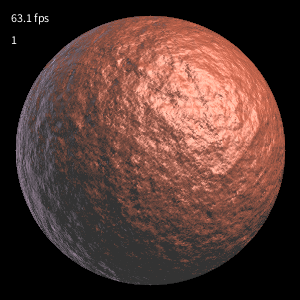
Frame 1 (no input)
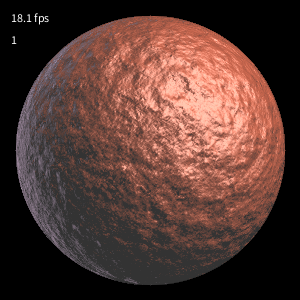
Frame 60 (the mouse pressed at the canvas centre just before this capture)
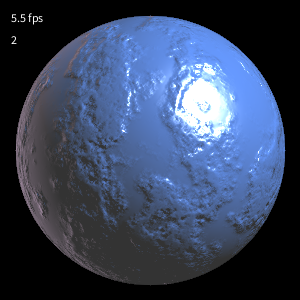
Frame 120 (the mouse held since frame 60 and released just before this capture)

The Processing sketch that drew these frames (run headless with seeded random() and noise(); from frame 60 on, the mouse is pressed at the canvas centre):

// Processing sketch: processing_92756
// ── processing_92756.pde

/*--------------------------------------------------------------
 Sketch:  BumpTexturedSphere.pde
  
 Simple examples of procedural bump mapped antialiased sphere.
 Original Author:  Ken Perlin
 see  http://mrl.nyu.edu/~perlin/homepage2006/bumpy/index.html
 and  http://cs.nyu.edu/~phs253/cg/assignment10/Sphere.java
  
 Adapted for OpenProcessing ... 2013-03-12  PG
  
 press 's' to save picture as 'BumpySphere.png'
 press mouse button to change bump mapping and surface color 
 tags: bump mapping, texture, sphere, reflection, noise, surface, 
       tracing, lightning
---------------------------------------------------------------*/

class BumpySphere
{
   // PARAMETERS
   int SURFACETYPES = 4;
   int surfaceType = 0;                        // SURFACE TYPE (0..3)
   int W = 0;
   int H = 0;
   PImage image;
   
   float surfaces[][][] =                      // SURFACES:
   {  // AMBIENT    DIFFUSE     SPECULAR
      {{.2,.2,.2}, {.6,.2,.1}, {.3,.3,.3, 4}}, // BROWN
      {{.2,.2,.2}, {.2,.4,.8}, {.3,.3,.3,20}}, // BLUISH
      {{.2,.2,.2}, {.6,.4,.3}, {.3,.3,.3, 5}}, // PAPERY
      {{.2,.2,.2}, {.3,.6,.2}, {.3,.3,.3, 9}}, // GRASS
   };

   float lights[][][] =                        // LIGHTS
   { // DIRECTION      // COLOR  // SCATTER
     {{.577, .577, .577},{1,1,1} ,{0,0,0}},
     {{-.707,   0,-.707},{0,0,0} ,{.5,.4,.5}},
   };

   // WORKING GLOBAL VARIABLES
   float normal[] = {0,0,0};    // SURFACE NORMAL VECTOR
   float color1[] = {0,0,0};    // SURFACE COLOR VECTOR
   
   BumpySphere(int ww, int hh)  // constructor
   {
       W = ww;
       H = hh;
       //println ("creating BumpySphere: w="+W+"  h="+H);
       image = new PImage(ww,hh);
   }
   
   // SET THE COLOR OF A SINGLE PIXEL
   public void draw() 
   {
    float R = W/2-W/20; // RADIUS OF DISK
    int pix = 0;
    for (int y=0; y < H; y++)
     for (int x=0; x < W; x++)
     {
       // SEE WHETHER PIXEL IS WITHIN THE ANTIALIASED DISK
       float X = x-W/2;    // X RELATIVE TO DISK CENTER
       float Y = H/2-y;    // Y RELATIVE TO DISK CENTER
       
       // IF PIXEL IS IN THE DISK, THEN
       float t = disk(X*X+Y*Y, R);
       if (t > 0) 
       {
         // COMPUTE POINT ON UNIT SPHERE (WHICH IS ALSO THE SURFACE NORMAL)
         normal[0] = X / R;
         normal[1] = Y / R;
         normal[2] = (float)Math.sqrt(1 - normal[0]*normal[0] - normal[1]*normal[1]);

         // SAMPLE THE FUNCTION FOUR TIMES TO GET GRADIENT INFO
         float f0 = f(normal[0]     ,normal[1]     ,normal[2]     ),
               fx = f(normal[0]+.01 ,normal[1]     ,normal[2]     ),
               fy = f(normal[0]     ,normal[1]+.01 ,normal[2]     ),
               fz = f(normal[0]     ,normal[1]     ,normal[2]+.01 );

         // SUBTRACT THE FUNCTION'S GRADIENT FROM THE SURFACE NORMAL
         normal[0] -= (fx - f0) * 200;
         normal[1] -= (fy - f0) * 200;
         normal[2] -= (fz - f0) * 200;
	 normalize(normal);

         float s[][] = surfaces[surfaceType];

	 // START WITH JUST AMBIENT COLOR
         color1[0] = s[0][0];
         color1[1] = s[0][1];
         color1[2] = s[0][2];

         for (int L = 0; L < lights.length; L++)  // ITERATE OVER ALL LIGHTS
         {
            // COMPUTE DIFFUSE AND SPECULAR REFLECTANCE FACTORS
            float spec = specular(normal, lights[L][0], s[2][3]);
            float diff = diffuse (normal, lights[L][0]);

            // SHADE THE PIXEL WITH PHONG ALGORITHM
	    for (int i = 0 ; i < 3 ; i++)
               color1[i] += lights[L][1][i] * (s[1][i]*diff + s[2][i]*spec) + lights[L][2][i]*diff;
         }

	 // CHANGE COLOR TO FIXED POINT AND SET COLORED PIXEL
         t *= 255;
         pixels[pix++] = color(round(t * color1[0])
                              ,round(t * color1[1])
                              ,round(t * color1[2]));
      }
      // IF BACKGROUND, THEN SET BLACK PIXEL
      else pixels[pix++] = color(0);
    }
   }
   // CHOOSE A TYPE OF SPACE FILLING TEXTURE
   float f(float x,float y,float z) 
   {
      switch (surfaceType) {
        case 0:  return  0.03 * snoise(x,y,z, 8);
        case 1:  return  0.01 * stripes(x + 2*turbulence(x,y,z,2), 1.6);
        case 2:  return -0.10 * turbulence(x, y, z, 1)*.5 * turbulence(x, y, z, 1);       
        default: return -0.10 * turbulence(x,y,z, 2);
      }
   }

   // STRIPES TEXTURE (GOOD FOR MAKING MARBLE)
   float stripes(float x, float f) 
   {
      double t = 0.5 + 0.5 * Math.sin(f * 2*Math.PI * x);
      return (float)(t * t - 0.5);
   }

   // TURBULENCE TEXTURE
   float turbulence(float x, float y, float z, float freq) 
   {
      float t = -0.5;
      for ( ; freq <= W/12; freq *= 2)
         t += Math.abs(snoise(x,y,z,freq) / freq);
      return t;
   }

   // NOISE TEXTURE
   float snoise(float x, float y, float z, float freq) 
   {
      float x1, y1, z1;
      freq *= 0.707;
      x1 = 0.707 * (x - z);
      z1 = freq * (x + z);
      y1 = freq * (x1 + y);
      x1 = freq * (x1 - y);
      return noise((x1 + 100)+frameCount*0.1, y1, z1);
   }

   // DIFFUSE REFLECTION
   float diffuse(float normal[], float light[]) 
   {
      return Math.max(0, normal[0]*light[0] + normal[1]*light[1] + normal[2]*light[2]);
   }

   // SPECULAR REFLECTION (SPECIAL CASE, WHERE CAMERA IS ALWAYS IN (0,0,1) DIRECTION)
   float r[] = {0,0,0};
   float specular(float normal[], float light[], float power) 
   {
      r[0] = 2*normal[2]*normal[0];
      r[1] = 2*normal[2]*normal[1];
      r[2] = 2*normal[2]*normal[2] - normal[2];
      return (float)Math.pow(diffuse(r,light),power);
   }

   // COVERAGE OF ONE PIXEL BY A SMOOTH-EDGED DISK
   float disk(float rr, float radius) 
   {
      float dd = rr - radius*radius;
      return dd >= 2*radius ? 0 : dd <= -2*radius ? 1 : (2*radius - dd) / (4*radius);
   }

   // NORMALIZE THE LENGTH OF A VECTOR
   void normalize(float v[]) 
   {
      float norm = (float)Math.sqrt(v[0]*v[0] + v[1]*v[1] + v[2]*v[2]);
      v[0] /= norm;
      v[1] /= norm;
      v[2] /= norm;
   }
   
   // ALLOW AN EXTERNAL CALLER TO SET THE SURFACE TYPE
   void setType(int t) 
   { 
     surfaceType = t % SURFACETYPES; 
     //println ("type="+surfaceType);
   }
}

//--------------------------------------------------------------
BumpySphere planet; 
int iWidth = 0;
int iHeight = 0;
//--------------------------------------------------------------
void setup()
{
  size (300,300);
  noiseDetail(5, 0.5);
}
//--------------------------------------------------------------
void draw()
{
  if ((iWidth != width) || (iHeight != height))
  { // window resizes e.g. because of zooming
    planet = new BumpySphere(width,height);
    iWidth = width;
    iHeight = height;
    println (width + "*" +height);
  }
  background(0);
  loadPixels();
  planet.draw();
  updatePixels();
  text (nf(frameRate,0,1)+" fps", 11,22);
  text (planet.surfaceType+1, 11,44);
}
//--------------------------------------------------------------
void mousePressed()
{
  planet.setType(planet.surfaceType+1);
}
//--------------------------------------------------------------
void keyPressed()
{
  if (key == 's') save("BumpySphere.png");
  // only for testing...
  else if (key == '-') size(width-1,height-1);
  else if (key == '+') size(width+1,height+1);
}
